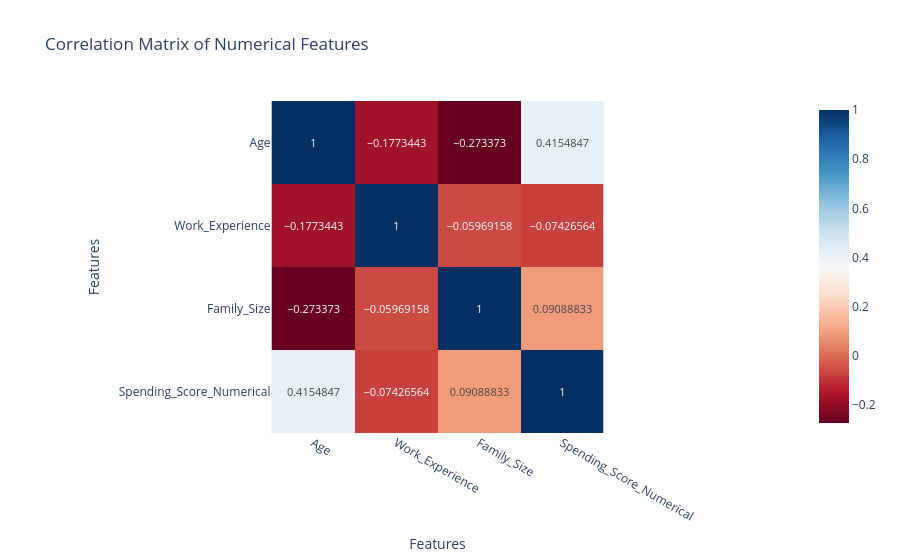
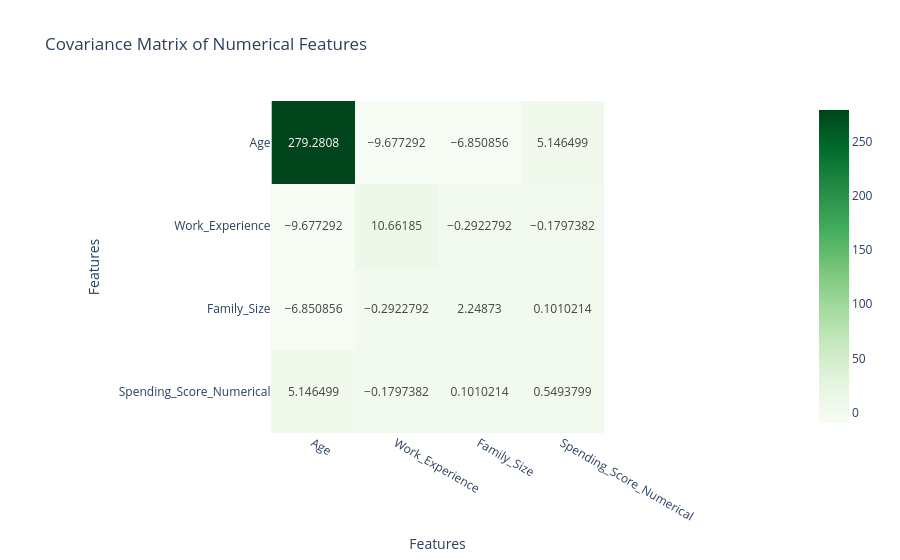

The code cell stored with these charts, in order, in its notebook:
### Markdown cell above
**Explanation of Visualizations:**

1.  **Distribution of Customer Segments:** This bar chart shows the count of customers in each segment (A, B, C, D). Our synthetic data has a relatively even distribution, which simplifies initial modeling. Real datasets often have imbalanced segments requiring specific handling.
2.  **Distribution of Age:** A histogram depicting the frequency of different age groups. It helps identify the age range of customers and where the majority lie. Our synthetic data shows a broad distribution.
3.  **Distribution of Work Experience:** Similar to age, this histogram shows the distribution of work experience in years. It gives an idea of the professional maturity of the customer base. NaNs were handled by dropping for visualization.
4.  **Distribution of Family Size:** This histogram illustrates the common family sizes among customers. This could be a significant factor in segmentation. NaNs were handled by dropping for visualization.
5.  **Customer Segments by Gender:** A grouped bar chart comparing the distribution of males and females across the different customer segments. This helps understand if gender plays a role in segment assignment.
6.  **Customer Segments by Profession:** This grouped bar chart visualizes how different professions are distributed across the customer segments. Certain professions might be dominant in specific segments, indicating lifestyle or income patterns.
7.  **Customer Segments by Spending Score:** A grouped bar chart showing the breakdown of spending scores (Low, Average, High) within each customer segment. This is a very direct indicator of purchasing behavior and is expected to be a strong feature for segmentation.
8.  **Age Distribution by Customer Segment (Box Plot):** Box plots for age, segmented by customer group, allow us to see the median age, interquartile range, and potential outliers for each segment. This can reveal if segments are differentiated by age.
9.  **Work Experience Distribution by Customer Segment (Box Plot):** Similar to age, box plots for work experience help determine if there are significant differences in professional experience across segments.
10. **Hierarchical View of Segments by Marital Status and Graduation (Sunburst):** This interactive sunburst chart provides a multi-level view. The center circle represents the overall segments. Clicking on a segment expands it to show the distribution of 'Ever_Married' status within that segment, and further, how 'Graduated' status is distributed within those. This helps uncover complex relationships between features and the target.

These visualizations provide a deep understanding of the dataset, highlighting distributions, relationships between features, and potential drivers of customer segmentation, which will inform feature selection and model choice.

## 7. Visual Representation of Correlation, Covariance

### Code cell
# Before one-hot encoding, let's analyze correlation for numerical features.
# After encoding, the matrix becomes too large and sparse to be easily interpretable in this way.

# Select only numerical features from the original DataFrame for correlation analysis
numerical_df = df[numerical_features].copy()

# Add the Spending_Score as an ordinal numerical feature for correlation, as it has an inherent order
# We need to impute it first if there are NaNs, then map.
df_corr_prep = df.copy()
df_corr_prep['Spending_Score_Numerical'] = df_corr_prep['Spending_Score'].map({'Low': 0, 'Average': 1, 'High': 2})

# Impute missing values for numerical_features and Spending_Score_Numerical if present
# Using median for imputation for Work_Experience, Family_Size.
imputer_numerical = SimpleImputer(strategy='median')
df_corr_prep[numerical_features] = imputer_numerical.fit_transform(df_corr_prep[numerical_features])
df_corr_prep['Spending_Score_Numerical'] = imputer_numerical.fit_transform(df_corr_prep[['Spending_Score_Numerical']])

# Now combine the numerical features and the numerically encoded Spending_Score
corr_features_df = df_corr_prep[numerical_features + ['Spending_Score_Numerical']]

# Calculate the correlation matrix
correlation_matrix = corr_features_df.corr()
print("Correlation Matrix:")
print(correlation_matrix)

# Visualize the correlation matrix using a heatmap
fig = px.imshow(correlation_matrix,
                text_auto=True,
                title='Correlation Matrix of Numerical Features',
                color_continuous_scale=px.colors.sequential.RdBu)
fig.update_layout(xaxis_title="Features", yaxis_title="Features")
fig.show()

# Calculate the covariance matrix
covariance_matrix = corr_features_df.cov()
print("\nCovariance Matrix:")
print(covariance_matrix)

# Visualize the covariance matrix using a heatmap
fig = px.imshow(covariance_matrix,
                text_auto=True,
                title='Covariance Matrix of Numerical Features',
                color_continuous_scale=px.colors.sequential.Greens)
fig.update_layout(xaxis_title="Features", yaxis_title="Features")
fig.show()

### Figure 1 — Plotly figure (JSON) as saved in the notebook; plotly's stock layout.template omitted (floating-point values rounded to 4 significant figures)
{"data": [{"coloraxis": "coloraxis", "hovertemplate": "x: %{x}<br>y: %{y}<br>color: %{z}<extra></extra>", "name": "0", "texttemplate": "%{z}", "type": "heatmap", "x": ["Age", "Work_Experience", "Family_Size", "Spending_Score_Numerical"], "xaxis": "x", "y": ["Age", "Work_Experience", "Family_Size", "Spending_Score_Numerical"], "yaxis": "y", "z": [[1.0, -0.1773, -0.2734, 0.4155], [-0.1773, 1.0, -0.05969, -0.07427], [-0.2734, -0.05969, 1.0, 0.09089], [0.4155, -0.07427, 0.09089, 1.0]]}], "layout": {"coloraxis": {"colorscale": [[0, "rgb(103,0,31)"], [0.1, "rgb(178,24,43)"], [0.2, "rgb(214,96,77)"], [0.3, "rgb(244,165,130)"], [0.4, "rgb(253,219,199)"], [0.5, "rgb(247,247,247)"], [0.6, "rgb(209,229,240)"], [0.7, "rgb(146,197,222)"], [0.8, "rgb(67,147,195)"], [0.9, "rgb(33,102,172)"], [1, "rgb(5,48,97)"]]}, "title": {"text": "Correlation Matrix of Numerical Features"}, "xaxis": {"anchor": "y", "constrain": "domain", "domain": [0, 1], "scaleanchor": "y", "title": {"text": "Features"}}, "yaxis": {"anchor": "x", "autorange": "reversed", "constrain": "domain", "domain": [0, 1], "title": {"text": "Features"}}}}

### Figure 2 — Plotly figure (JSON) as saved in the notebook; plotly's stock layout.template omitted (floating-point values rounded to 4 significant figures)
{"data": [{"coloraxis": "coloraxis", "hovertemplate": "x: %{x}<br>y: %{y}<br>color: %{z}<extra></extra>", "name": "0", "texttemplate": "%{z}", "type": "heatmap", "x": ["Age", "Work_Experience", "Family_Size", "Spending_Score_Numerical"], "xaxis": "x", "y": ["Age", "Work_Experience", "Family_Size", "Spending_Score_Numerical"], "yaxis": "y", "z": [[279.3, -9.677, -6.851, 5.146], [-9.677, 10.66, -0.2923, -0.1797], [-6.851, -0.2923, 2.249, 0.101], [5.146, -0.1797, 0.101, 0.5494]]}], "layout": {"coloraxis": {"colorscale": [[0, "rgb(247,252,245)"], [0.125, "rgb(229,245,224)"], [0.25, "rgb(199,233,192)"], [0.375, "rgb(161,217,155)"], [0.5, "rgb(116,196,118)"], [0.625, "rgb(65,171,93)"], [0.75, "rgb(35,139,69)"], [0.875, "rgb(0,109,44)"], [1, "rgb(0,68,27)"]]}, "title": {"text": "Covariance Matrix of Numerical Features"}, "xaxis": {"anchor": "y", "constrain": "domain", "domain": [0, 1], "scaleanchor": "y", "title": {"text": "Features"}}, "yaxis": {"anchor": "x", "autorange": "reversed", "constrain": "domain", "domain": [0, 1], "title": {"text": "Features"}}}}
